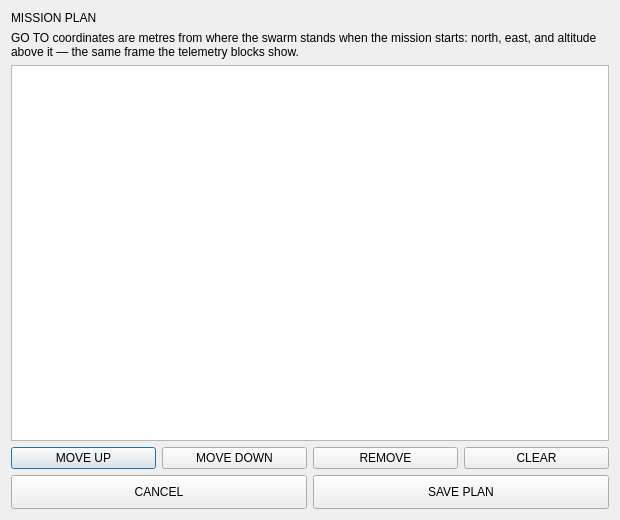
<?xml version="1.0" encoding="UTF-8"?>
<ui version="4.0">
 <class>MissionPlanDialog</class>
 <widget class="QDialog" name="MissionPlanDialog">
  <property name="geometry">
   <rect>
    <x>0</x>
    <y>0</y>
    <width>620</width>
    <height>520</height>
   </rect>
  </property>
  <property name="windowTitle">
   <string>Upload mission</string>
  </property>
  <layout class="QVBoxLayout" name="planlayout">
   <item>
    <widget class="QLabel" name="titlelabel">
     <property name="role" stdset="0">
      <string>pageTitle</string>
     </property>
     <property name="text">
      <string>MISSION PLAN</string>
     </property>
    </widget>
   </item>
   <item>
    <widget class="QLabel" name="hintlabel">
     <property name="role" stdset="0">
      <string>hint</string>
     </property>
     <property name="text">
      <string>GO TO coordinates are metres from where the swarm stands when the mission starts: north, east, and altitude above it — the same frame the telemetry blocks show.</string>
     </property>
     <property name="wordWrap">
      <bool>true</bool>
     </property>
    </widget>
   </item>
   <item>
    <widget class="QListWidget" name="planlist"/>
   </item>
   <item>
    <layout class="QHBoxLayout" name="listbuttonlayout">
     <item>
      <widget class="QPushButton" name="upbtn">
       <property name="text">
        <string>MOVE UP</string>
       </property>
      </widget>
     </item>
     <item>
      <widget class="QPushButton" name="downbtn">
       <property name="text">
        <string>MOVE DOWN</string>
       </property>
      </widget>
     </item>
     <item>
      <widget class="QPushButton" name="removebtn">
       <property name="text">
        <string>REMOVE</string>
       </property>
      </widget>
     </item>
     <item>
      <widget class="QPushButton" name="clearbtn">
       <property name="text">
        <string>CLEAR</string>
       </property>
      </widget>
     </item>
    </layout>
   </item>
   <item>
    <layout class="QVBoxLayout" name="editorlayout"/>
   </item>
   <item>
    <layout class="QHBoxLayout" name="dialogbuttonlayout">
     <item>
      <widget class="QPushButton" name="cancelbtn">
       <property name="scale" stdset="0">
        <string>large</string>
       </property>
       <property name="minimumSize">
        <size>
         <width>0</width>
         <height>34</height>
        </size>
       </property>
       <property name="text">
        <string>CANCEL</string>
       </property>
      </widget>
     </item>
     <item>
      <widget class="QPushButton" name="savebtn">
       <property name="scale" stdset="0">
        <string>large</string>
       </property>
       <property name="variant" stdset="0">
        <string>primary</string>
       </property>
       <property name="minimumSize">
        <size>
         <width>0</width>
         <height>34</height>
        </size>
       </property>
       <property name="text">
        <string>SAVE PLAN</string>
       </property>
      </widget>
     </item>
    </layout>
   </item>
  </layout>
 </widget>
 <resources/>
 <connections/>
</ui>
